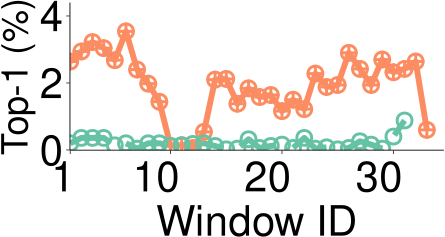

The script that drew this image:
library(grid)
library(ggplot2)
library(extrafont)
require("RColorBrewer")
require(scales)
font_import()
loadfonts()

mywidth=4.5
myheight=2.5
my_value=c(1,10)
my_line=c("longdash","solid")

if(T){
    args <- commandArgs(trailingOnly = TRUE)
    x1 <- read.table("prefixDistribution-5000-Linux-first.data",header=TRUE)
    cairo_pdf(file="prefixDistribution-5000-Linux-first.pdf", width=mywidth, height=myheight)
    x1$type <- factor(x1$type, levels=c("Raw","Mixed"), labels=c("Raw","Mixed"))
    ggplot(data=x1, aes(x=ID,y=ratio,shape=type,linetype=type, colour=type)) +
    geom_line(size=2)  + 
        geom_point(size=4, stroke=1.5, fill="white") +
    scale_shape_manual(values=c(my_value)) +
    scale_colour_brewer(palette = "Set2") + 
    scale_linetype_manual(values=c(my_line)) +
    coord_cartesian(ylim=c(0.00195, 0.042), xlim=c(2.5, 33)) +
    scale_x_continuous(breaks=c(1,10,20,30)) +
    scale_y_continuous(breaks=seq(0, 0.04, 0.02), labels=format(seq(0, 4, 2), scientific=FALSE)) +
    ylab("Top-1 (%)") +
    xlab("Window ID") +
    theme_bw() +
    theme(
        panel.grid.major=element_blank(), panel.grid.minor=element_blank(),
	    panel.background=element_blank(), 
	    # panel.border=element_rect(size=0.5),
	    panel.border = element_blank(),
	    axis.line=element_line(colour="black", size=0.3),
	    axis.ticks=element_line(size=0.3),
        axis.text.x=element_text(margin=margin(5,0,0,0), angle=0, hjust=0.8, colour="black", size=30),
        axis.title.y=element_text(size=26,  hjust=0.5),
        axis.text.y=element_text(margin=margin(0, 2, 0, 0),colour="black",size=30),
        axis.title.x=element_text(size=30),
        legend.title = element_blank(),
        legend.key.size=unit(0.3, "cm"),
        legend.text=element_text(size=20),
        # legend.position=c(0.3,0.82),
        legend.position="none",
        legend.direction="vertical",
        legend.margin = margin(t = 0, unit='cm'),
        plot.margin=unit(c(0.1,0.1,0.1,0.1), "cm")
    )
}
